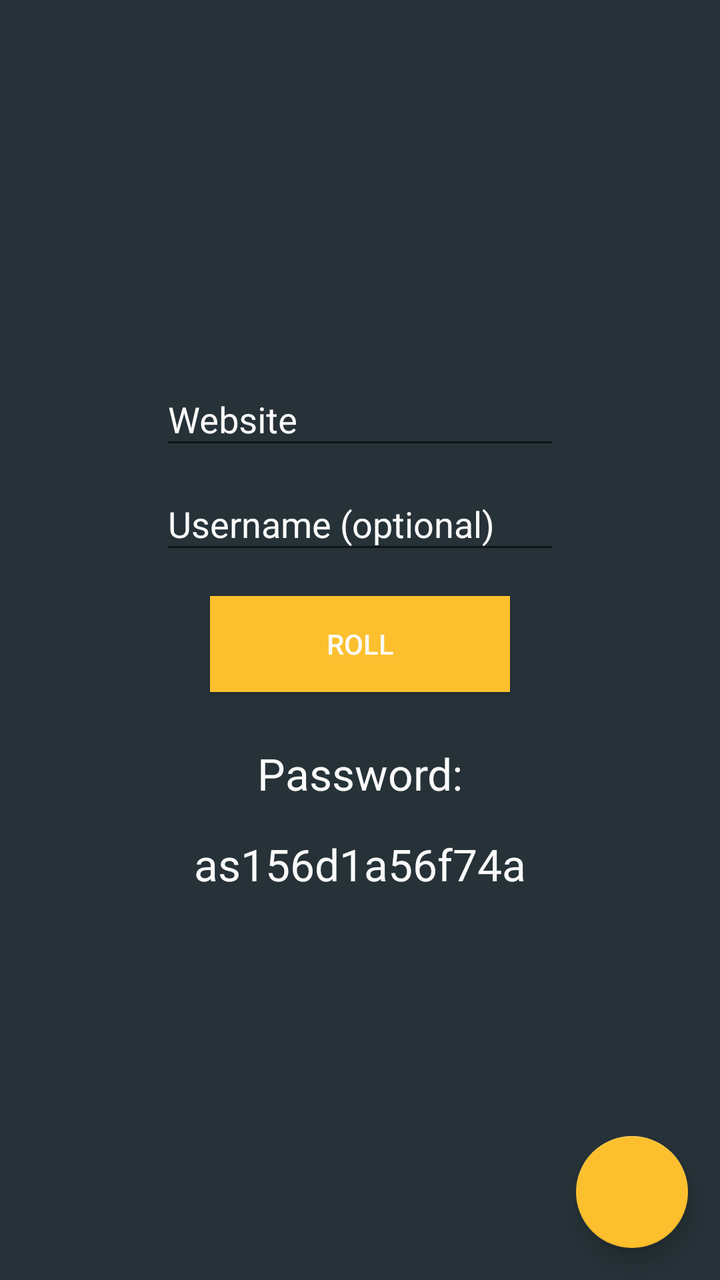
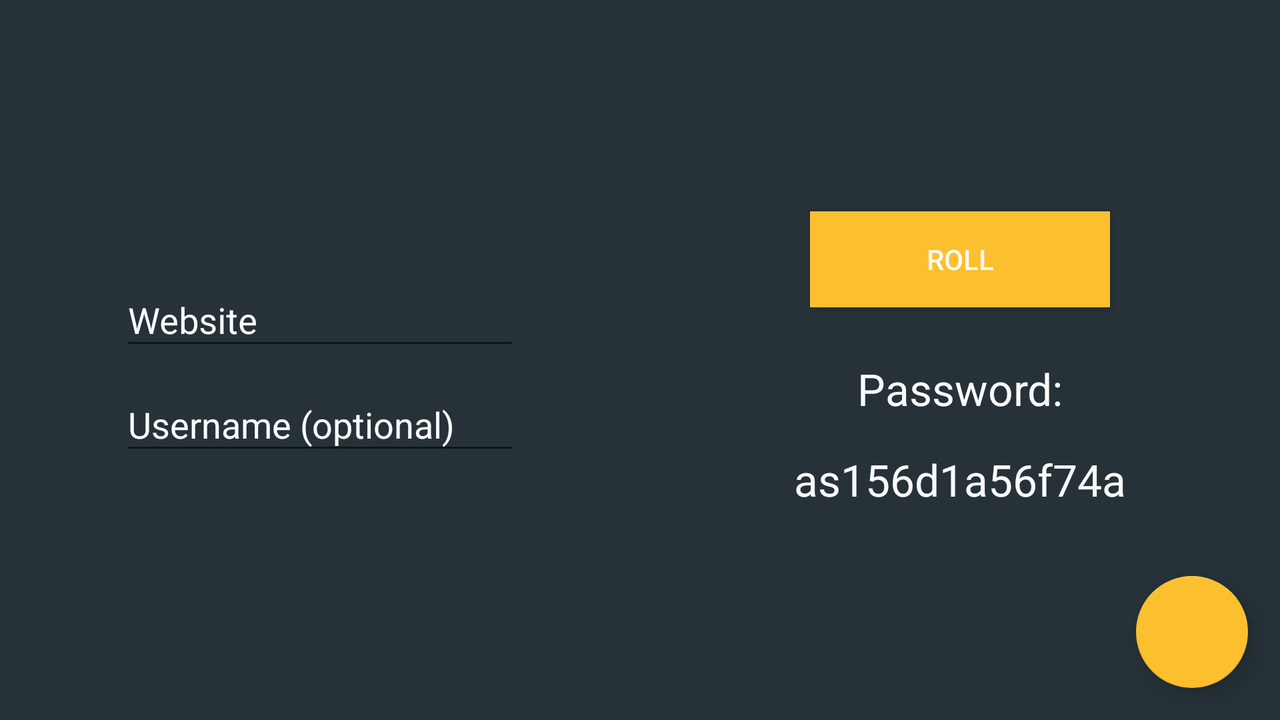

One screen, two layout resources from the same app: the default and the repository's alternative for another configuration. Each is rendered where Android would select it; the XML of both is given below.
<!-- AndroidManifest.xml: application theme AppTheme -->
<!-- res/layout/fragment_generate.xml -->
<android.support.design.widget.CoordinatorLayout
    xmlns:android="http://schemas.android.com/apk/res/android"
    xmlns:tools="http://schemas.android.com/tools"
    android:layout_width="match_parent"
    android:id="@+id/fl"
    android:layout_height="match_parent">
<LinearLayout
    android:layout_width="match_parent"
    android:layout_height="match_parent"
    android:orientation="vertical"
    android:gravity="center_horizontal|center_vertical"
    tools:context=".ManageFragment">


    <android.support.design.widget.TextInputLayout
        android:id="@+id/input_layout_website"
        android:layout_width="200dp"
        android:layout_height="wrap_content">
        <EditText
            android:id="@+id/txtWebsite"
            android:layout_width="match_parent"
            android:layout_height="wrap_content"
            android:maxLines="1"
            android:minLines="1"
            android:maxEms="5"
            android:minEms="1"
            android:inputType="textUri"
            android:hint="@string/website" />
    </android.support.design.widget.TextInputLayout>


    <android.support.design.widget.TextInputLayout
        android:id="@+id/input_layout_username"
        android:layout_width="200dp"
        android:layout_height="wrap_content">
        <EditText
            android:id="@+id/txtUsername"
            android:layout_width="match_parent"
            android:layout_height="wrap_content"
            android:maxLines="1"
            android:minLines="1"
            android:maxEms="5"
            android:minEms="1"
            android:inputType="textUri"
            android:hint="@string/username" />
    </android.support.design.widget.TextInputLayout>

    <Button
        android:layout_width="150dp"
        android:layout_height="wrap_content"
        android:text="@string/generate"
        android:id="@+id/btnRoll"
        android:layout_margin="16dp"
        android:background="@color/yellow"
        android:textColor="@color/white"
        android:layout_gravity="center_horizontal" />

    <TextView
        android:layout_width="fill_parent"
        android:layout_height="wrap_content"
        android:textAppearance="?android:attr/textAppearanceLarge"
        android:layout_marginTop="10dp"
        android:gravity="center_horizontal"
        android:text="@string/password" />

    <TextView
        android:layout_width="wrap_content"
        android:layout_height="wrap_content"
        android:textAppearance="?android:attr/textAppearanceLarge"
        android:text="as156d1a56f74a"
        android:layout_margin="16dp"
        android:id="@+id/txtPassword"
        android:layout_gravity="center_horizontal" />

</LinearLayout>
    <android.support.design.widget.FloatingActionButton
        android:layout_width="wrap_content"
        android:id="@+id/fab"
        android:layout_gravity="bottom|end"
        android:clickable="true"
        android:layout_margin="16dp"
        android:elevation="6dp"
        android:src="@drawable/ic_save_white_36dp"
        android:layout_height="wrap_content" />
</android.support.design.widget.CoordinatorLayout>
<!-- resources referenced by this layout -->
<resources>
  <color name="white">#fafafa</color>
  <color name="yellow">#fcc02e</color>
  <string name="generate">Roll</string>
  <string name="password">Password:</string>
  <string name="username">Username (optional)</string>
  <string name="website">Website</string>
  <style name="AppTheme" parent="MyMaterialTheme">
          
      </style>
  <style name="MyMaterialTheme" parent="MyMaterialTheme.Base">
  
      </style>
  <style name="MyMaterialTheme.Base" parent="Theme.AppCompat.Light.DarkActionBar">
          <item name="windowNoTitle">true</item>
          <item name="windowActionBar">false</item>
          <item name="colorPrimary">@color/pink</item>
          <item name="colorPrimaryDark">@color/pink700</item>
          <item name="colorAccent">@color/yellow</item>
          <item name="android:textColor">@color/white</item>
          <item name="android:textColorHint">@color/white</item>
          <item name="android:textColorPrimary">@color/yellow700</item>
          <item name="android:windowBackground">@color/bg</item>
      </style>
  <color name="pink">#e91e63</color>
  <color name="pink700">#c2185b</color>
  <color name="yellow700">#ffeb3c</color>
  <color name="bg">#263238</color>
</resources>
<!-- res/layout-land/fragment_generate.xml (the repository's variant of the layout above) -->
<!-- drawn on the phone turned sideways -->
<android.support.design.widget.CoordinatorLayout
    xmlns:android="http://schemas.android.com/apk/res/android"
    xmlns:tools="http://schemas.android.com/tools"
    android:layout_width="match_parent"
    android:id="@+id/fl"
    android:layout_height="match_parent">

    <LinearLayout
        android:layout_width="match_parent"
        android:layout_height="match_parent"
        android:orientation="horizontal"
        android:weightSum="1"
        tools:context=".ManageFragment">

    <LinearLayout
        android:layout_width="match_parent"
        android:layout_height="match_parent"
        android:orientation="vertical"
        android:layout_weight="0.5"
        android:gravity="center_horizontal|center_vertical">


    <android.support.design.widget.TextInputLayout
        android:id="@+id/input_layout_website"
        android:layout_width="200dp"
        android:layout_height="wrap_content">

        <EditText
            android:id="@+id/txtWebsite"
            android:layout_width="match_parent"
            android:layout_height="wrap_content"
            android:maxLines="1"
            android:minLines="1"
            android:maxEms="5"
            android:minEms="1"
            android:inputType="textUri"
            android:hint="@string/website" />

    </android.support.design.widget.TextInputLayout>


    <android.support.design.widget.TextInputLayout
        android:id="@+id/input_layout_username"
        android:layout_width="200dp"
        android:layout_height="wrap_content">

        <EditText
            android:id="@+id/txtUsername"
            android:layout_width="match_parent"
            android:layout_height="wrap_content"
            android:maxLines="1"
            android:minLines="1"
            android:maxEms="5"
            android:minEms="1"
            android:inputType="textUri"
            android:hint="@string/username" />

    </android.support.design.widget.TextInputLayout>

</LinearLayout>
        <LinearLayout
            android:layout_width="match_parent"
            android:layout_height="match_parent"
            android:orientation="vertical"
            android:layout_weight="0.5"
            android:gravity="center_horizontal|center_vertical"
            tools:context=".ManageFragment">

            <Button
                android:layout_width="150dp"
                android:layout_height="wrap_content"
                android:text="@string/generate"
                android:id="@+id/btnRoll"
                android:layout_margin="16dp"
                android:background="@color/yellow"
                android:textColor="@color/white"
                android:layout_gravity="center_horizontal" />

            <TextView
                android:layout_width="fill_parent"
                android:layout_height="wrap_content"
                android:textAppearance="?android:attr/textAppearanceLarge"
                android:layout_marginTop="10dp"
                android:gravity="center_horizontal"
                android:text="@string/password" />

            <TextView
                android:layout_width="wrap_content"
                android:layout_height="wrap_content"
                android:textAppearance="?android:attr/textAppearanceLarge"
                android:text="as156d1a56f74a"
                android:layout_margin="16dp"
                android:id="@+id/txtPassword"
                android:layout_gravity="center_horizontal" />

        </LinearLayout>
    </LinearLayout>


    <android.support.design.widget.FloatingActionButton
        android:layout_width="wrap_content"
        android:id="@+id/fab"
        android:layout_gravity="bottom|end"
        android:clickable="true"
        android:layout_margin="16dp"
        android:elevation="6dp"
        android:src="@drawable/ic_save_white_36dp"
        android:layout_height="wrap_content" />
</android.support.design.widget.CoordinatorLayout>
